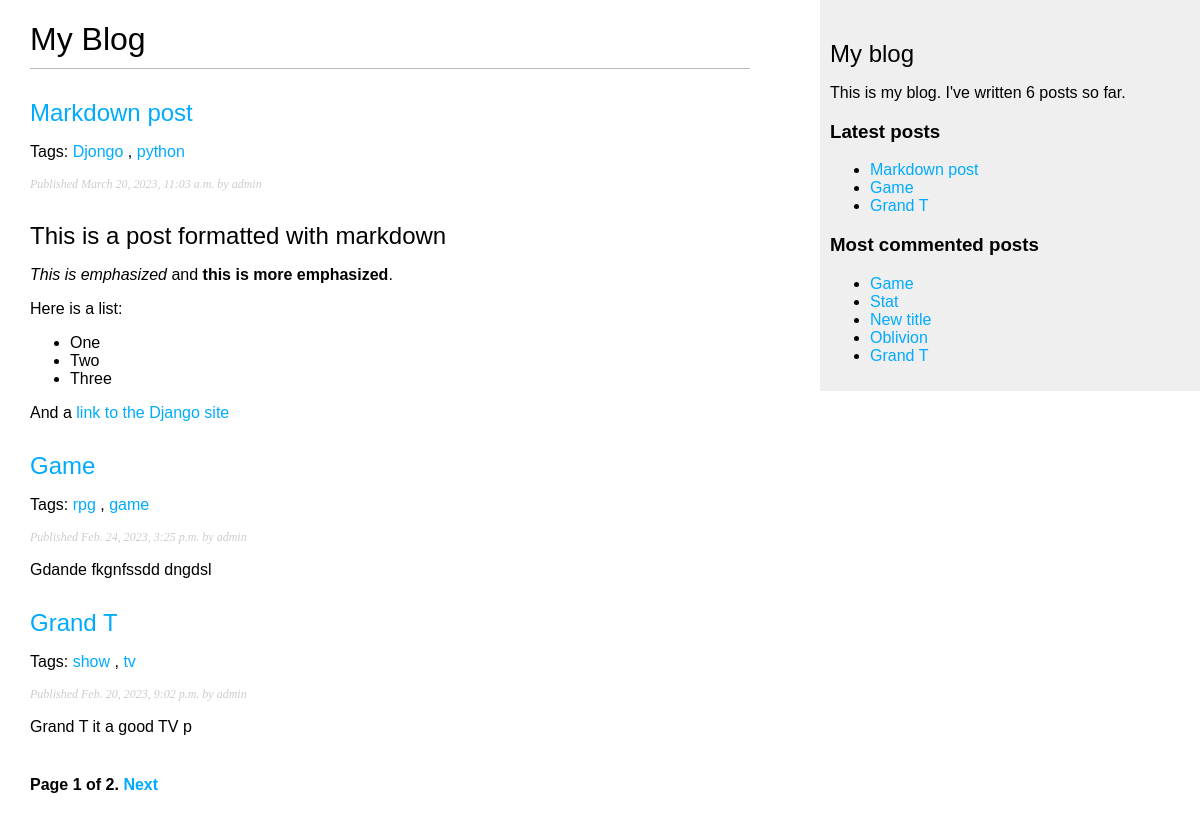
Screenshot of /blog/ with the database file from the repository.
### blog/models.py (models this page shows, shortened)
class Post(models.Model):
    STATUS_CHOICES = (
        ('draft', 'Draft'),
        ('published', 'Published'),
    )
    title = models.CharField(max_length=250)
    slug = models.SlugField(max_length=250, unique_for_date='publish')
    author = models.ForeignKey(User, on_delete=models.CASCADE,
                               related_name='blog_posts')
    body = models.TextField()
    publish = models.DateTimeField(default=timezone.now)
    created = models.DateTimeField(auto_now_add=True)
    updated = models.DateTimeField(auto_now=True)
    status = models.CharField(max_length=10, choices=STATUS_CHOICES, default='draft')
    objects = models.Manager()  # Менеджер по умолчанию.
    published = PublishedManager()  # Наш новый менеджер.
    tags = TaggableManager()
    class Meta:
        ordering = ('-publish',)
    def get_absolute_url(self):
        return reverse('blog:post_detail', args=[self.publish.year,
                                                 self.publish.month, self.publish.day, self.slug])

### blog/views.py (the view)
# urls.py: path('', views.post_list, name='post_list'),
def post_list(request, tag_slug=None):
    object_list = Post.published.all()
    tag = None
    if tag_slug:
        tag = get_object_or_404(Tag, slug=tag_slug)
        object_list = object_list.filter(tags__in=[tag])
    paginator = Paginator(object_list, 3)  # 3 posts in each page
    page = request.GET.get('page')
    try:
        posts = paginator.page(page)
    except PageNotAnInteger:
        posts = paginator.page(1)
    except EmptyPage:
        posts = paginator.page(paginator.num_pages)
    return render(request,
                  'blog/list.html',
                  {'page': page,
                   'posts': posts,
                   'tag': tag})

### blog/models.py (called while the page is built)
    def get_queryset(self):
        return super().get_queryset().filter(status='published')

### blog/templatetags/blog_tags.py (called while the page is built)
@register.simple_tag
def total_posts():
    return Post.published.count()

@register.inclusion_tag('blog/latest_posts.html')
def show_latest_posts(count=5):
    latest_posts = Post.published.order_by('-publish')[:count]
    return {'latest_posts': latest_posts}

@register.simple_tag
def get_most_commented_posts(count=5):
    return Post.published.annotate(total_comments=Count('comments')).order_by('-total_comments')[:count]

@register.filter(name='markdown_d')
def markdown_format(text):
    return mark_safe(markdown.markdown(text))

### blog/templates/blog/list.html (shortened to what this page needs)
{% extends "blog/base.html" %}
{% load blog_tags %}
{% block content %}
 <h1>My Blog</h1>
 {% for post in posts %}
    <h2>
       <a href="{{ post.get_absolute_url }}">
        {{ post.title }}
       </a>
    </h2>
    <p class="tags">
        Tags:
          {% for tag in post.tags.all %}
            <a href="{% url 'blog:post_list_by_tag' tag.slug %}">
            {{ tag.name }}
            </a>
            {% if not forloop.last %}, {% endif %}
        {% endfor %}
    </p>
    <p class="date">
     Published {{ post.publish }} by {{ post.author }}
    </p>
    {{ post.body|markdown_d|truncatewords_html:30 }}
 {% endfor %}
 {% include "blog/pagination.html" with page=posts %}
{% endblock %}

### blog/templates/blog/base.html (shortened to what this page needs)
{% load blog_tags %}
{% load static %}
<!DOCTYPE html>
<html>
<head>
  <link href="{% static 'css/blog.css' %}" rel="stylesheet">
</head>
<body>
  <div id="content">
    {% block content %}
    {% endblock %}
  </div>
  <div id="sidebar">
    <h2>My blog</h2>
      <p>This is my blog. I've written {% total_posts %} posts so far.</p>
    <h3>Latest posts</h3>
    {% show_latest_posts 3 %}
    <h3>Most commented posts</h3>
    {% get_most_commented_posts as most_commented_posts %}
    <ul>
     {% for post in most_commented_posts %}
    <li><a href="{{ post.get_absolute_url }}">{{ post.title }}</a></li>
    {% endfor %}
    </ul>
  </div>
</body>
</html>

### blog/templates/blog/pagination.html (shortened to what this page needs)
<div class="pagination">
    <span class="step-links">
        <span class="current">
            Page {{ page.number }} of {{ page.paginator.num_pages }}.
        </span>
        {% if page.has_next %}
            <a href="?page={{ page.next_page_number }}">Next</a>
     {% endif %}
    </span>
</div>

### blog/templates/blog/latest_posts.html
<ul>
 {% for post in latest_posts %}
 <li><a href="{{ post.get_absolute_url }}">{{ post.title }}</a></li>
 {% endfor %}
</ul>

### blog/static/css/blog.css (style rules this page uses)
body { margin:0; padding:0; font-family:helvetica, sans-serif; }
a { color:#00abff; text-decoration:none; }
h1 { font-weight:normal; border-bottom:1px solid #bbb; padding:0 0 10px 0; }
h2 { font-weight:normal; margin:30px 0 0; }
#content { float:left; width:60%; padding:0 0 0 30px; }
#sidebar { float:right; width:30%; padding:10px; background:#efefef; height:100%; }
p.date { color:#ccc; font-family: georgia, serif; font-size: 12px; font-style: italic; }
.pagination { margin:40px 0; font-weight:bold; }

### rows the page displays
Post: title "Markdown post", publish "March 20, 2023, 11:03 a.m.", author "admin", body "This is a post formatted with markdown This is emphasized and this is more emphasized . Here is a list: One Two Three And a link to the Django site"
Tag: name "Djongo"
Tag: name "python"
Post: title "Game", publish "Feb. 24, 2023, 3:25 p.m.", author "admin", body "Gdande fkgnfssdd dngdsl"
Tag: name "rpg"
Tag: name "game"
Post: title "Grand T", publish "Feb. 20, 2023, 9:02 p.m.", author "admin", body "Grand T it a good TV p"
Tag: name "show"
Tag: name "tv"
Post: title "Stat"
Post: title "New title"
Post: title "Oblivion"

### other values shown
{{ page.number }} "1"
{{ page.paginator.num_pages }} "2"
